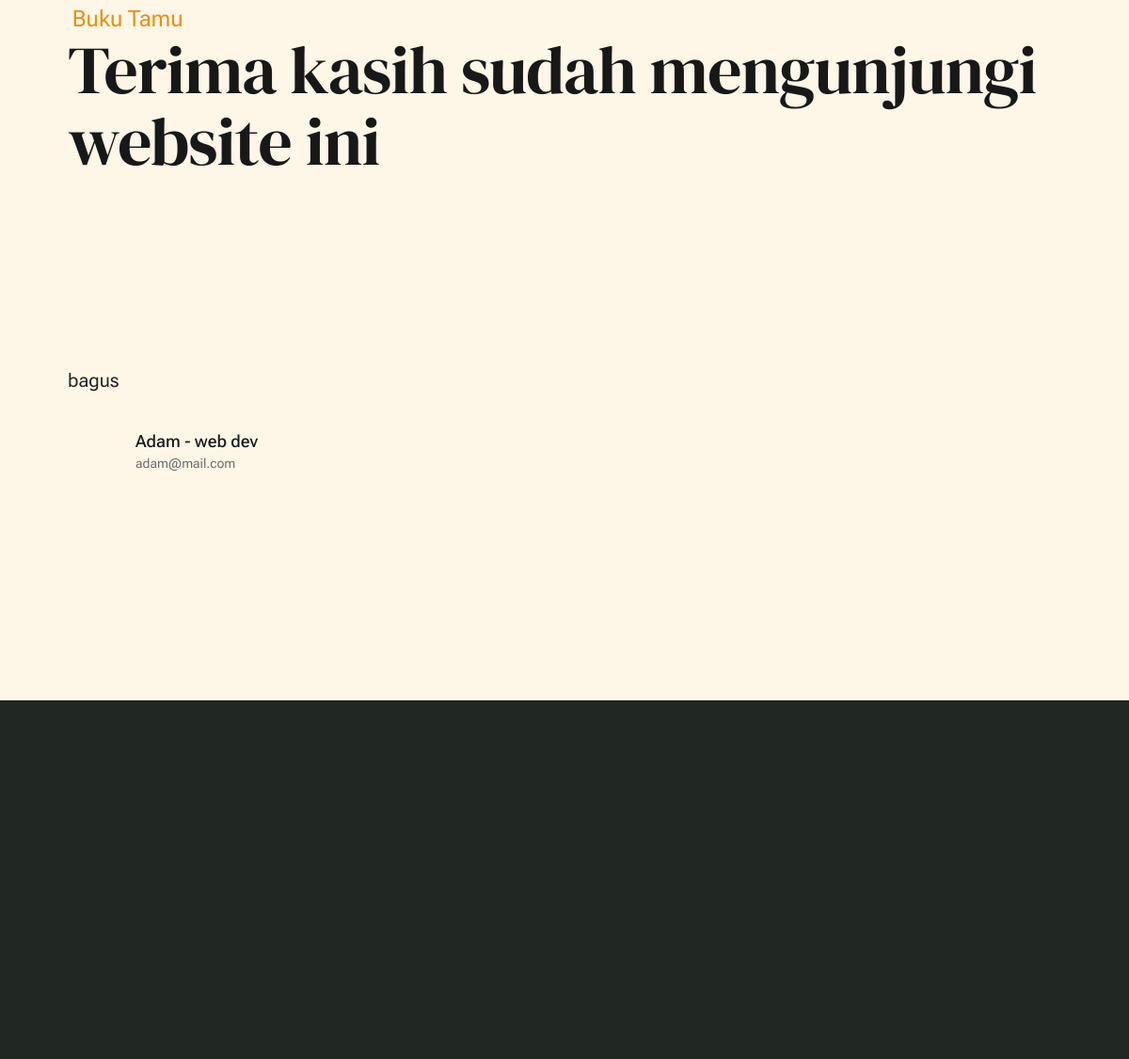
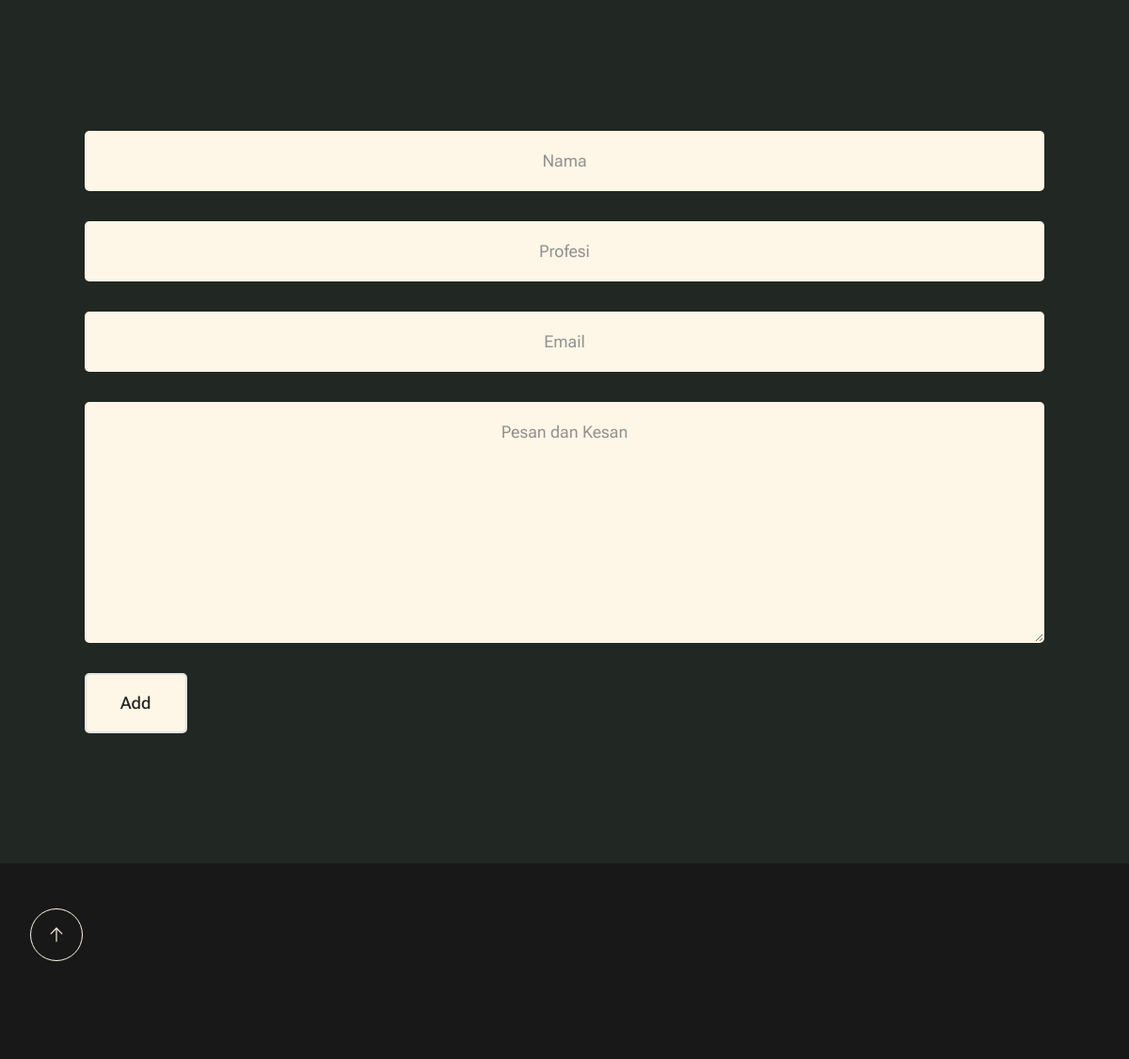
Before: / (lower part) with the older database file (2 pictures, top to bottom).
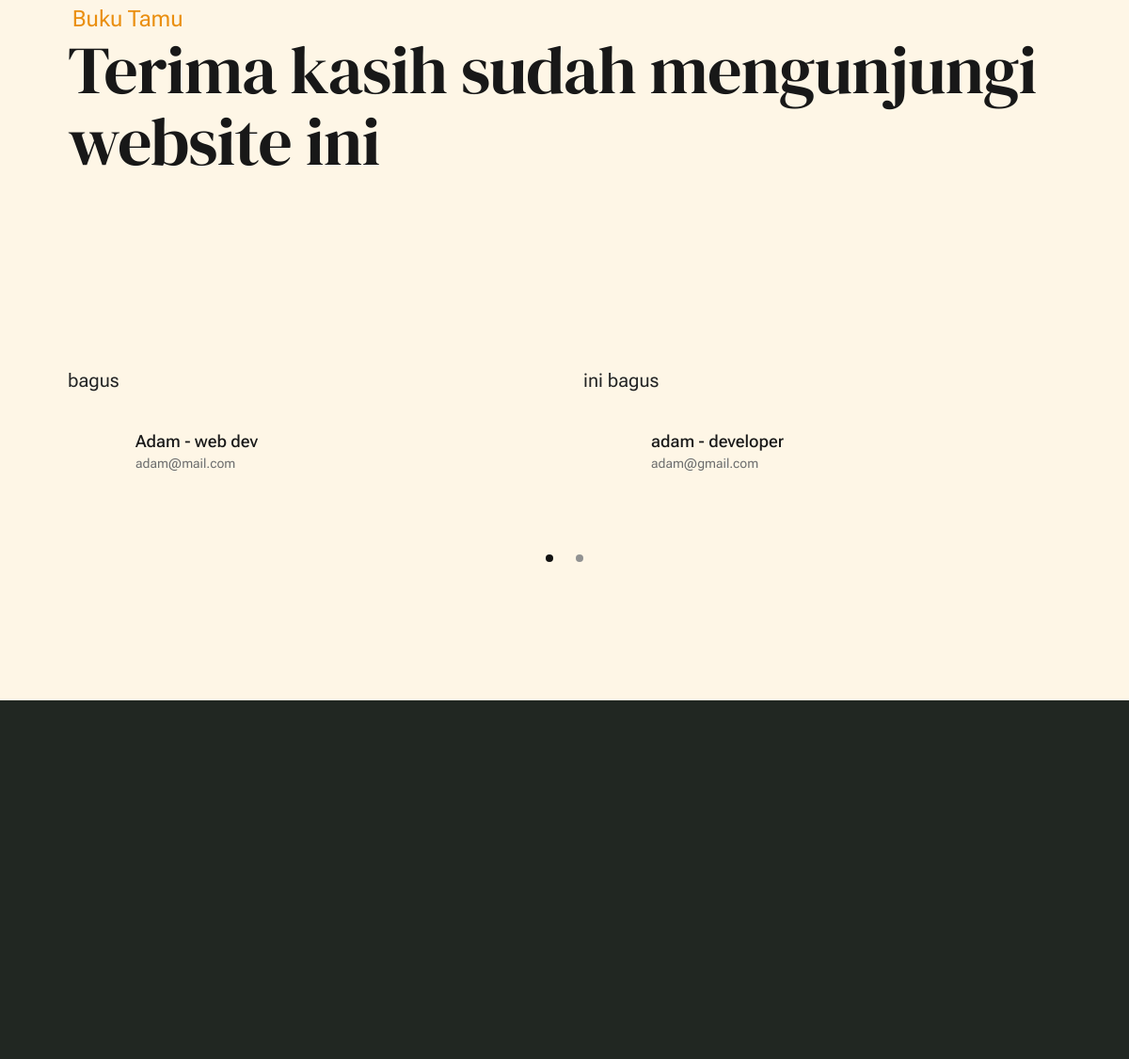
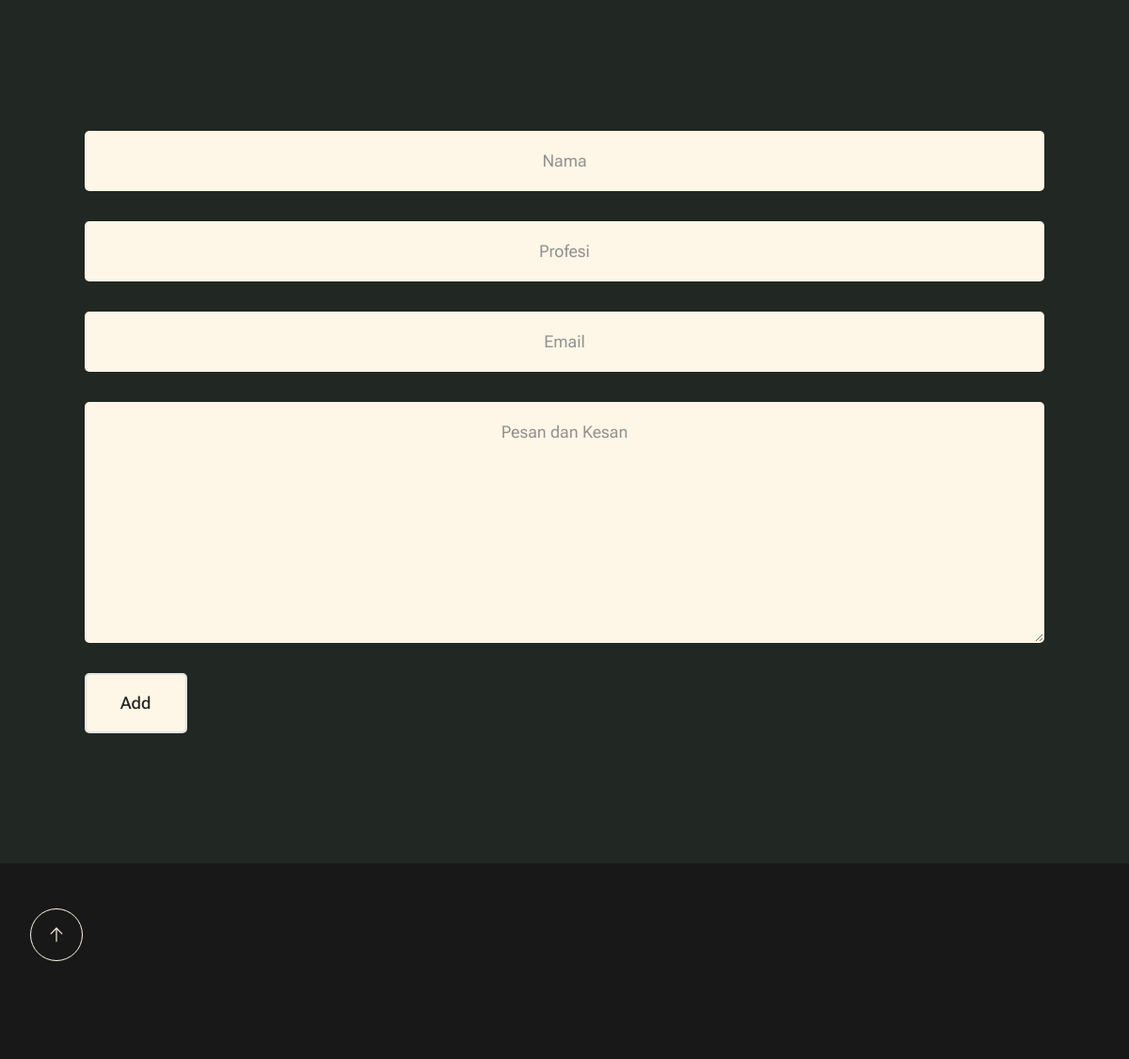
After: the same page with the newer database file (2 pictures, top to bottom).
### mycv_app/models.py (models this page shows)
class Testimoni (models.Model):
    nama = models.CharField(max_length=200)
    profesi = models.CharField(max_length=200, default='')
    email = models.EmailField(max_length=200)
    deskripsi = models.TextField()
    created = models.DateTimeField(auto_now_add=True)

### mycv_app/views.py (the view)
# urls.py: path('', landing, name='landing'),
def landing(request):
    if request.method == "POST":
        form = TestimoniForm(request.POST)
        if form.is_valid():
            form.save()
            return redirect('landing')
    context = {}
    context['Berita'] = Berita.objects.all()
    context['Testimoni'] = Testimoni.objects.all()
    return render(request, "index.html", context)

### mycv_app/templates/index.html (shortened to what this page needs)
{% include 'components/header.html' %}
{% include 'components/review.html' %}
{% include 'components/form.html' %}
{% include 'components/footer.html' %}

### mycv_app/templates/components/header.html (shortened to what this page needs)
{% load static %}
<!DOCTYPE html>
<html lang="en" class="no-js">
<head>
    <link href="https://cdn.jsdelivr.net/npm/bootstrap@5.3.3/dist/css/bootstrap.min.css" rel="stylesheet">
    <link rel="stylesheet" href="{% static 'css/vendor.css' %}">
    <link rel="stylesheet" href="{% static 'css/styles.css' %}">
</head>
<body id="top">
    <div id="page" class="s-pagewrap ss-home">

### mycv_app/templates/components/navbar.html (shortened to what this page needs)
{% load static %}

### mycv_app/templates/components/profile.html (shortened to what this page needs)
{% load static %}

### mycv_app/templates/components/berita.html (shortened to what this page needs)
{% load static %}

### mycv_app/templates/components/review.html
{% load static %}
            <section id="clients" class="s-clients">
                <div class="row s-clients__content-block width-sixteen-col">
                    <div class="column xl-12 grid-block grid-section-split">
                        <div class="section-header grid-section-split__header">
                            <div class="text-pretitle">Buku Tamu</div>
                            <h2 class="text-display-title">
                                Terima kasih sudah mengunjungi website ini
                            </h2>
                        </div>
                    </div>
                </div>
                <div class="row s-clients__content-block width-sixteen-col">
                    <div class="column xl-12 testimonials">
                        <div class="swiper-container testimonials__slider home-slider">
                            <div class="swiper-wrapper">
                                {% for item in Testimoni %}
                                <div class="testimonials__slide swiper-slide">
                                    <p>
                                        {{item.deskripsi}}
                                    </p>
                                    <div class="testimonials__author">
                                        <cite class="testimonials__cite">
                                            <strong>{{item.nama}} - {{item.profesi}}</strong>
                                            <span>{{item.email}}</span>
                                        </cite>
                                    </div>
                                </div>
                                {% endfor %}
                            </div>
                            <div class="swiper-pagination"></div>
                        </div>
                    </div>
                </div>
            </section>

### mycv_app/templates/components/form.html (shortened to what this page needs)
{% load static %}
    <section id="form" class="s-cta p-5">
        <div class="m-5 p-5">
            <form method="POST">
                <input class="u-fullwidth text-center" type="text" id="nama" name="nama" style="background-color: var(--color-3)" placeholder="Nama">
                <input class="u-fullwidth text-center" type="text" id="profesi" name="profesi" style="background-color: var(--color-3)" placeholder="Profesi">
                <input class="u-fullwidth text-center" type="email" id="email" name="email"
                    style="background-color: var(--color-3)" placeholder="Email">
                <textarea class="u-fullwidth text-center" name="deskripsi" id="deskripsi" cols="30" rows="10"
                    style="background-color: var(--color-3)" placeholder="Pesan dan Kesan"></textarea>
                <button type="submit" style="background-color: var(--color-3)">Add</button>
            </form>
        </div>
    </section>

### mycv_app/templates/components/footer.html (shortened to what this page needs)
{% load static %}
        <footer class="s-footer">
            <div class="row s-footer__bottom">
                <div class="ss-go-top">
                    <a class="smoothscroll" title="Back to Top" href="#top">
                    </a>
                </div>
            </div>
        </footer>
        </div>
        </body>
        </html>

Changed rows visible on the page:
added Testimoni: deskripsi "ini bagus", nama "adam", profesi "developer", email "adam@gmail.com"
